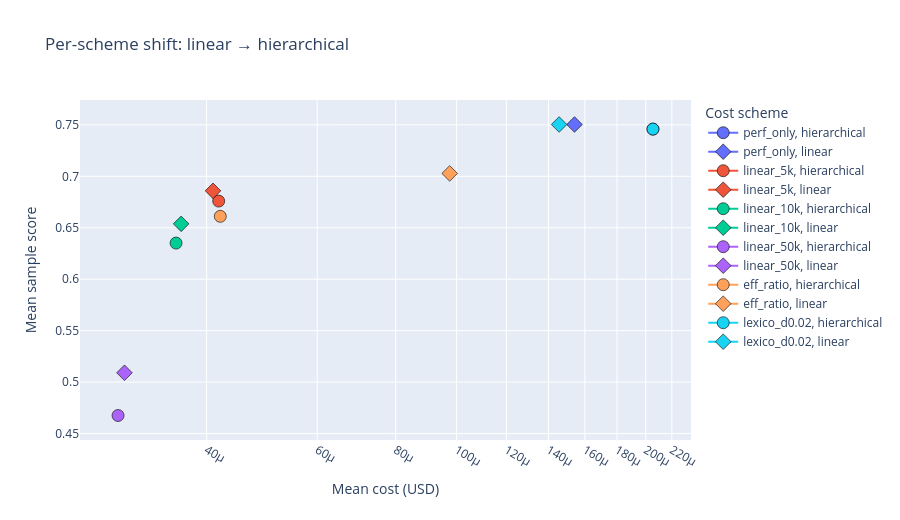

Write notebook code for a chart like this one.
### Code cell
# Impact view: per-scheme shift from linear → hierarchical on cost/performance plane
scheme_order = ['perf_only', 'linear_5k', 'linear_10k', 'linear_50k', 'eff_ratio', 'lexico_d0.02']
impact_pairs = (
    hier_cost_results_df.copy()
    .assign(cost_scheme=lambda df: pd.Categorical(df['cost_scheme'], categories=scheme_order, ordered=True))
    .sort_values(['cost_scheme', 'perf_mode'])
)

fig = px.line(
    impact_pairs,
    x='mean_cost_usd',
    y='mean_sample_score',
    color='cost_scheme',
    line_group='cost_scheme',
    markers=True,
    symbol='perf_mode',
    hover_data={
        'perf_mode': True,
        'mean_cost_usd': ':,.1e',
        'mean_sample_score': ':.4f',
        'mean_accuracy': ':.3f',
    },
    labels={'mean_cost_usd': 'Mean cost (USD)', 'mean_sample_score': 'Mean sample score'},
    title='Per-scheme shift: linear → hierarchical',
)
fig.update_traces(marker=dict(size=12, line=dict(color='black', width=0.6)))
fig.update_xaxes(type='log')
fig.update_layout(height=520, legend_title_text='Cost scheme')
fig.show()

### Figure 1 — Plotly figure (JSON) as saved in the notebook; plotly's stock layout.template omitted (floating-point values rounded to 4 significant figures)
{"data": [{"customdata": [["hierarchical", 0.7284]], "hovertemplate": "cost_scheme=perf_only<br>perf_mode=%{customdata[0]}<br>Mean cost (USD)=%{x:,.1e}<br>Mean sample score=%{y:.4f}<br>mean_accuracy=%{customdata[1]:.3f}<extra></extra>", "legendgroup": "perf_only, hierarchical", "line": {"color": "#636efa", "dash": "solid"}, "marker": {"line": {"color": "black", "width": 0.6}, "size": 12, "symbol": "circle"}, "mode": "lines+markers", "name": "perf_only, hierarchical", "orientation": "v", "showlegend": true, "type": "scatter", "x": [0.0002053], "xaxis": "x", "y": [0.7459], "yaxis": "y"}, {"customdata": [["linear", 0.7284]], "hovertemplate": "cost_scheme=perf_only<br>perf_mode=%{customdata[0]}<br>Mean cost (USD)=%{x:,.1e}<br>Mean sample score=%{y:.4f}<br>mean_accuracy=%{customdata[1]:.3f}<extra></extra>", "legendgroup": "perf_only, linear", "line": {"color": "#636efa", "dash": "solid"}, "marker": {"line": {"color": "black", "width": 0.6}, "size": 12, "symbol": "diamond"}, "mode": "lines+markers", "name": "perf_only, linear", "orientation": "v", "showlegend": true, "type": "scatter", "x": [0.000154], "xaxis": "x", "y": [0.7504], "yaxis": "y"}, {"customdata": [["hierarchical", 0.6699]], "hovertemplate": "cost_scheme=linear_5k<br>perf_mode=%{customdata[0]}<br>Mean cost (USD)=%{x:,.1e}<br>Mean sample score=%{y:.4f}<br>mean_accuracy=%{customdata[1]:.3f}<extra></extra>", "legendgroup": "linear_5k, hierarchical", "line": {"color": "#EF553B", "dash": "solid"}, "marker": {"line": {"color": "black", "width": 0.6}, "size": 12, "symbol": "circle"}, "mode": "lines+markers", "name": "linear_5k, hierarchical", "orientation": "v", "showlegend": true, "type": "scatter", "x": [4.182e-05], "xaxis": "x", "y": [0.6759], "yaxis": "y"}, {"customdata": [["linear", 0.6792]], "hovertemplate": "cost_scheme=linear_5k<br>perf_mode=%{customdata[0]}<br>Mean cost (USD)=%{x:,.1e}<br>Mean sample score=%{y:.4f}<br>mean_accuracy=%{customdata[1]:.3f}<extra></extra>", "legendgroup": "linear_5k, linear", "line": {"color": "#EF553B", "dash": "solid"}, "marker": {"line": {"color": "black", "width": 0.6}, "size": 12, "symbol": "diamond"}, "mode": "lines+markers", "name": "linear_5k, linear", "orientation": "v", "showlegend": true, "type": "scatter", "x": [4.095e-05], "xaxis": "x", "y": [0.6859], "yaxis": "y"}, {"customdata": [["hierarchical", 0.6314]], "hovertemplate": "cost_scheme=linear_10k<br>perf_mode=%{customdata[0]}<br>Mean cost (USD)=%{x:,.1e}<br>Mean sample score=%{y:.4f}<br>mean_accuracy=%{customdata[1]:.3f}<extra></extra>", "legendgroup": "linear_10k, hierarchical", "line": {"color": "#00cc96", "dash": "solid"}, "marker": {"line": {"color": "black", "width": 0.6}, "size": 12, "symbol": "circle"}, "mode": "lines+markers", "name": "linear_10k, hierarchical", "orientation": "v", "showlegend": true, "type": "scatter", "x": [3.577e-05], "xaxis": "x", "y": [0.6351], "yaxis": "y"}, {"customdata": [["linear", 0.6527]], "hovertemplate": "cost_scheme=linear_10k<br>perf_mode=%{customdata[0]}<br>Mean cost (USD)=%{x:,.1e}<br>Mean sample score=%{y:.4f}<br>mean_accuracy=%{customdata[1]:.3f}<extra></extra>", "legendgroup": "linear_10k, linear", "line": {"color": "#00cc96", "dash": "solid"}, "marker": {"line": {"color": "black", "width": 0.6}, "size": 12, "symbol": "diamond"}, "mode": "lines+markers", "name": "linear_10k, linear", "orientation": "v", "showlegend": true, "type": "scatter", "x": [3.644e-05], "xaxis": "x", "y": [0.6538], "yaxis": "y"}, {"customdata": [["hierarchical", 0.4641]], "hovertemplate": "cost_scheme=linear_50k<br>perf_mode=%{customdata[0]}<br>Mean cost (USD)=%{x:,.1e}<br>Mean sample score=%{y:.4f}<br>mean_accuracy=%{customdata[1]:.3f}<extra></extra>", "legendgroup": "linear_50k, hierarchical", "line": {"color": "#ab63fa", "dash": "solid"}, "marker": {"line": {"color": "black", "width": 0.6}, "size": 12, "symbol": "circle"}, "mode": "lines+markers", "name": "linear_50k, hierarchical", "orientation": "v", "showlegend": true, "type": "scatter", "x": [2.892e-05], "xaxis": "x", "y": [0.4676], "yaxis": "y"}, {"customdata": [["linear", 0.5063]], "hovertemplate": "cost_scheme=linear_50k<br>perf_mode=%{customdata[0]}<br>Mean cost (USD)=%{x:,.1e}<br>Mean sample score=%{y:.4f}<br>mean_accuracy=%{customdata[1]:.3f}<extra></extra>", "legendgroup": "linear_50k, linear", "line": {"color": "#ab63fa", "dash": "solid"}, "marker": {"line": {"color": "black", "width": 0.6}, "size": 12, "symbol": "diamond"}, "mode": "lines+markers", "name": "linear_50k, linear", "orientation": "v", "showlegend": true, "type": "scatter", "x": [2.961e-05], "xaxis": "x", "y": [0.5091], "yaxis": "y"}, {"customdata": [["hierarchical", 0.656]], "hovertemplate": "cost_scheme=eff_ratio<br>perf_mode=%{customdata[0]}<br>Mean cost (USD)=%{x:,.1e}<br>Mean sample score=%{y:.4f}<br>mean_accuracy=%{customdata[1]:.3f}<extra></extra>", "legendgroup": "eff_ratio, hierarchical", "line": {"color": "#FFA15A", "dash": "solid"}, "marker": {"line": {"color": "black", "width": 0.6}, "size": 12, "symbol": "circle"}, "mode": "lines+markers", "name": "eff_ratio, hierarchical", "orientation": "v", "showlegend": true, "type": "scatter", "x": [4.206e-05], "xaxis": "x", "y": [0.6611], "yaxis": "y"}, {"customdata": [["linear", 0.6936]], "hovertemplate": "cost_scheme=eff_ratio<br>perf_mode=%{customdata[0]}<br>Mean cost (USD)=%{x:,.1e}<br>Mean sample score=%{y:.4f}<br>mean_accuracy=%{customdata[1]:.3f}<extra></extra>", "legendgroup": "eff_ratio, linear", "line": {"color": "#FFA15A", "dash": "solid"}, "marker": {"line": {"color": "black", "width": 0.6}, "size": 12, "symbol": "diamond"}, "mode": "lines+markers", "name": "eff_ratio, linear", "orientation": "v", "showlegend": true, "type": "scatter", "x": [9.749e-05], "xaxis": "x", "y": [0.7028], "yaxis": "y"}, {"customdata": [["hierarchical", 0.7284]], "hovertemplate": "cost_scheme=lexico_d0.02<br>perf_mode=%{customdata[0]}<br>Mean cost (USD)=%{x:,.1e}<br>Mean sample score=%{y:.4f}<br>mean_accuracy=%{customdata[1]:.3f}<extra></extra>", "legendgroup": "lexico_d0.02, hierarchical", "line": {"color": "#19d3f3", "dash": "solid"}, "marker": {"line": {"color": "black", "width": 0.6}, "size": 12, "symbol": "circle"}, "mode": "lines+markers", "name": "lexico_d0.02, hierarchical", "orientation": "v", "showlegend": true, "type": "scatter", "x": [0.0002053], "xaxis": "x", "y": [0.7459], "yaxis": "y"}, {"customdata": [["linear", 0.7284]], "hovertemplate": "cost_scheme=lexico_d0.02<br>perf_mode=%{customdata[0]}<br>Mean cost (USD)=%{x:,.1e}<br>Mean sample score=%{y:.4f}<br>mean_accuracy=%{customdata[1]:.3f}<extra></extra>", "legendgroup": "lexico_d0.02, linear", "line": {"color": "#19d3f3", "dash": "solid"}, "marker": {"line": {"color": "black", "width": 0.6}, "size": 12, "symbol": "diamond"}, "mode": "lines+markers", "name": "lexico_d0.02, linear", "orientation": "v", "showlegend": true, "type": "scatter", "x": [0.0001456], "xaxis": "x", "y": [0.7504], "yaxis": "y"}], "layout": {"height": 520, "legend": {"title": {"text": "Cost scheme"}, "tracegroupgap": 0}, "title": {"text": "Per-scheme shift: linear → hierarchical"}, "xaxis": {"anchor": "y", "domain": [0, 1], "title": {"text": "Mean cost (USD)"}, "type": "log"}, "yaxis": {"anchor": "x", "domain": [0, 1], "title": {"text": "Mean sample score"}}}}
